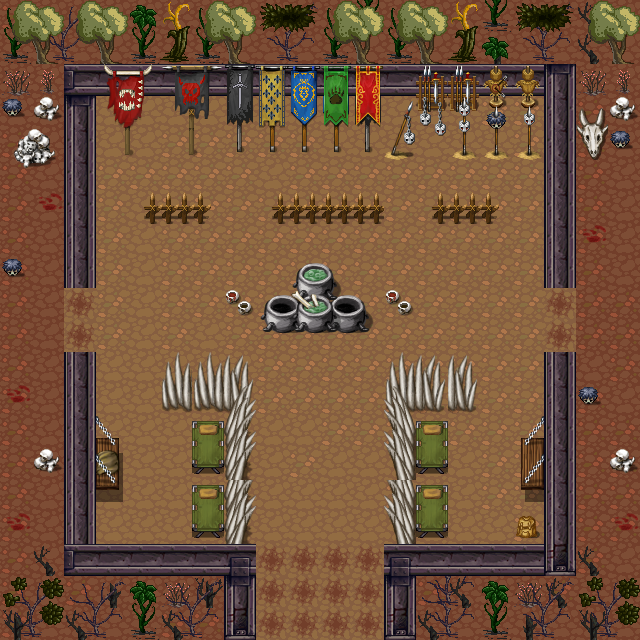

Rendered tile map (Tiled .tmx) drawn with the repository's tilesets; below, a short description and the map source with its tile grids summarised:
An orthogonal 20x20 tile map with 32x32 px tiles, 7 tile layers (bg, tree, moreTree, wall, ...), 4 tilesets.

<map version="1.5" tiledversion="1.7.2" orientation="orthogonal" renderorder="right-down" width="20" height="20" tilewidth="32" tileheight="32" infinite="0" nextlayerid="10" nextobjectid="1">
 <editorsettings>
  <export target="room3.json" format="json" />
 </editorsettings>
 <tileset firstgid="1" name="horror" tilewidth="32" tileheight="32" tilecount="256" columns="16">
  <image source="horror.png" width="512" height="512" />
 </tileset>
 <tileset firstgid="257" name="land6" tilewidth="32" tileheight="32" tilecount="1024" columns="32">
  <image source="land6.png" width="1024" height="1024" />
 </tileset>
 <tileset firstgid="1281" name="horror3" tilewidth="32" tileheight="32" tilecount="900" columns="30">
  <image source="horror3.png" width="960" height="960" />
 </tileset>
 <tileset firstgid="2181" name="home" tilewidth="32" tileheight="32" tilecount="256" columns="16">
  <image source="home.png" width="512" height="512" />
 </tileset>
 <layer id="3" name="bg" width="20" height="20">
  <data>[400 cells, 400 non-empty, 5 distinct tile ids]</data>
 </layer>
 <layer id="5" name="tree" width="20" height="20">
  <data>[400 cells, 62 non-empty, 17 distinct tile ids]</data>
 </layer>
 <layer id="7" name="moreTree" width="20" height="20">
  <data>[400 cells, 50 non-empty, 13 distinct tile ids]</data>
 </layer>
 <layer id="1" name="wall" width="20" height="20">
  <data>[400 cells, 76 non-empty, 14 distinct tile ids]</data>
 </layer>
 <layer id="4" name="object" width="20" height="20">
  <data>[400 cells, 92 non-empty, 53 distinct tile ids]</data>
 </layer>
 <layer id="8" name="moreObject" width="20" height="20">
  <data>[400 cells, 22 non-empty, 22 distinct tile ids]</data>
 </layer>
 <layer id="9" name="moremoreObject" width="20" height="20">
  <data>[400 cells, 4 non-empty, 4 distinct tile ids]</data>
 </layer>
</map>
